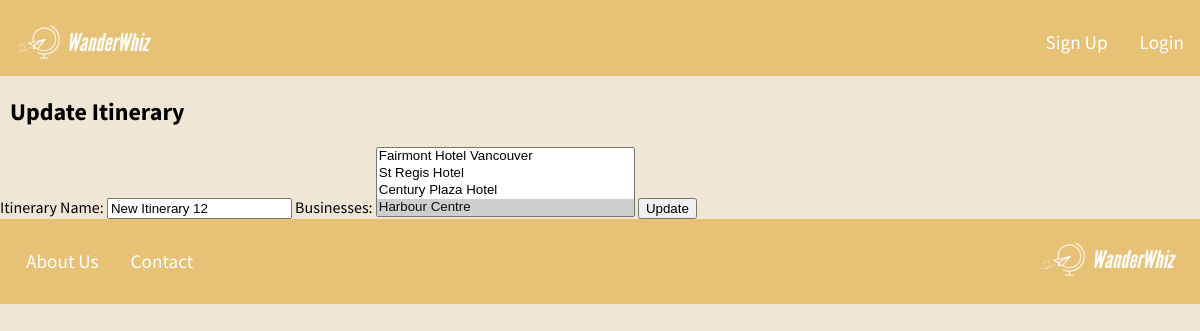
The app's page /itineraries/12/update/ with its own data.
### members/models.py (models this page shows, shortened)
class Itinerary(models.Model):
    itinerary_name = models.CharField(max_length=255)
    business_list = models.ManyToManyField(Business)
    user_id = models.ForeignKey(User, on_delete=models.CASCADE)

class Business(models.Model):
    business_name = models.CharField(max_length=255)
    business_type = models.CharField(max_length=12, default='Tourist Attraction')
    address = models.CharField(max_length=255)
    rating = models.CharField(max_length=5)

### members/views.py (the view, shortened to what this page needs)
# urls.py: path('itineraries/<int:id>/update/', itinerary_update, name='itinerary_update'),
def itinerary_update(request, id):
    itinerary = get_object_or_404(Itinerary, id=id)
    businesses = Business.objects.all()  # Retrieve all available businesses
    return render(request, 'itinerary_update.html', {'itinerary': itinerary, 'businesses': businesses})

### members/templates/itinerary_update.html (shortened to what this page needs)
{% extends 'registration/home.html' %}
{% load static %}
{% block content %}
  <h2>Update Itinerary</h2>
  <form method="post">
    <label for="itinerary_name">Itinerary Name:</label>
    <input type="text" id="itinerary_name" name="itinerary_name" value="{{ itinerary.itinerary_name }}">
    <label for="businesses">Businesses:</label>
    <select id="businesses" name="businesses" multiple>
      {% for business in businesses %}
        <option value="{{ business.id }}" {% if business in itinerary.business_list.all %}selected{% endif %}>{{ business.business_name }}</option>
      {% endfor %}
    </select>
    <button type="submit">Update</button>
  </form>
{% endblock %}

### members/static/homestylesheet.css (style rules this page uses)
body { background-color: #f0e6d6; width: 100%; font-family: 'Source Sans Pro', sans-serif; margin: 0; }
h2 { padding-left: 10px; }

### records on screen
Itinerary: itinerary_name "New Itinerary 12", businesses "Fairmont Hotel Vancouver / St Regis Hotel / Century Plaza Hotel / Harbour Centre ☑"
